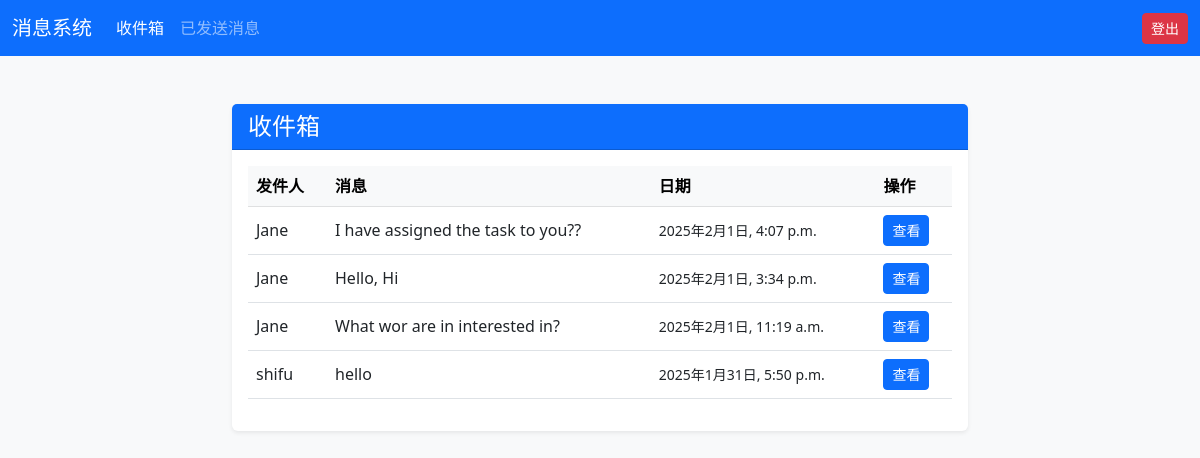
The page /inbox/ (signed in) on the database as committed earlier.
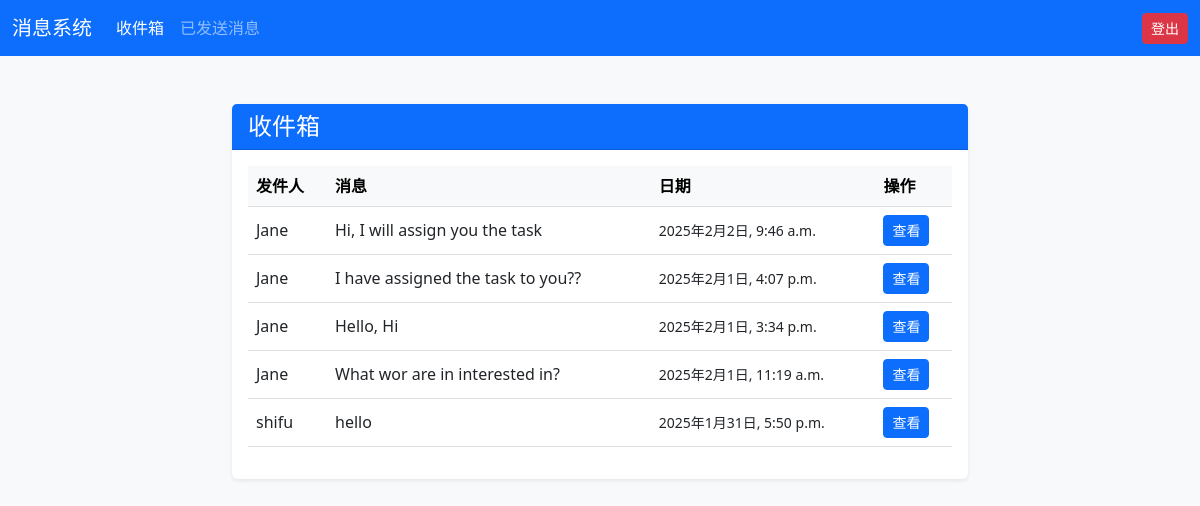
The same page on the database as committed later.
### app/models.py (models this page shows, shortened)
class Message(models.Model):
    sender = models.ForeignKey(settings.AUTH_USER_MODEL, related_name='sent_messages', on_delete=models.CASCADE)
    receiver = models.ForeignKey(settings.AUTH_USER_MODEL, related_name='received_messages', on_delete=models.CASCADE)
    content = models.TextField()
    created_at = models.DateTimeField(auto_now_add=True)
    is_read = models.BooleanField(default=False)

class CustomUser(AbstractUser):
    ROLE_CHOICES=(
        ('user','User'),
        ('merchant','Merchant'),
        ('admin','Admin'),
    )
    role=models.CharField(max_length=10,choices=ROLE_CHOICES,default='user')
    contact_info = models.CharField(max_length=100, blank=True)
    resume = models.FileField(upload_to='resumes/', null=True, blank=True)

### app/views.py (the view)
# urls.py: path('inbox/', inbox, name='inbox'),
@login_required
def inbox(request):
    messages = Message.objects.filter(receiver=request.user).order_by('-created_at')
    return render(request, 'inbox.html', {'messages': messages})

### templates/inbox.html (shortened to what this page needs)
<!DOCTYPE html>
<html lang="zh-CN">
<head>
    <link href="https://cdn.jsdelivr.net/npm/bootstrap@5.3.0/dist/css/bootstrap.min.css" rel="stylesheet">
</head>
<body class="bg-light">
    <nav class="navbar navbar-expand-lg navbar-dark bg-primary">
        <div class="container-fluid">
            <a class="navbar-brand" href="#">消息系统</a>
            <div class="collapse navbar-collapse" id="navbarNav">
                <ul class="navbar-nav">
                    <li class="nav-item">
                        <a class="nav-link active" href="#">收件箱</a>
                    </li>
                    <li class="nav-item">
                        <a class="nav-link" href="{% url 'sent_messages' %}">已发送消息</a>
                    </li>
                </ul>
                <ul class="navbar-nav ms-auto">
                    <li class="nav-item">
                        <a class="btn btn-danger btn-sm" href="{% url 'logout' %}">登出</a>
                    </li>
                </ul>
            </div>
        </div>
    </nav>
    <div class="container mt-5">
        <div class="row">
            <div class="col-lg-8 mx-auto">
                <div class="card shadow-sm border-0">
                    <div class="card-header bg-primary text-white">
                        <h4 class="card-title mb-0">收件箱</h4>
                    </div>
                    <div class="card-body">
                        {% if messages %}
                        <table class="table table-hover">
                            <thead class="table-light">
                                <tr>
                                    <th scope="col">发件人</th>
                                    <th scope="col">消息</th>
                                    <th scope="col">日期</th>
                                    <th scope="col">操作</th>
                                </tr>
                            </thead>
                            <tbody>
                                {% for message in messages %}
                                <tr class="{% if not message.is_read %}table-warning{% endif %}">
                                    <td class="align-middle">
                                        <div class="d-flex align-items-center">
                                            {{ message.sender.username }}
                                        </div>
                                    </td>
                                    <td class="align-middle">
                                        {{ message.content|truncatewords:10 }}
                                    </td>
                                    <td class="align-middle">
                                        <small>{{ message.created_at|date:"Y年n月j日, g:i a" }}</small>
                                    </td>
                                    <td class="align-middle">
                                        <a href="{% url 'message_detail' message.id %}" class="btn btn-sm btn-primary">查看</a>
                                    </td>
                                </tr>
                                {% endfor %}
                            </tbody>
                        </table>
                        {% else %}
                        <div class="alert alert-info text-center mb-0">
                            未找到消息。
                        </div>
                        {% endif %}
                    </div>
                </div>
            </div>
        </div>
    </div>
</body>
</html>

Rows that differ between the two databases and show on the page:
added Message: sender.username "Jane", content "Hi, I will assign you the task", created_at "2025年2月2日, 9:46 a.m."
